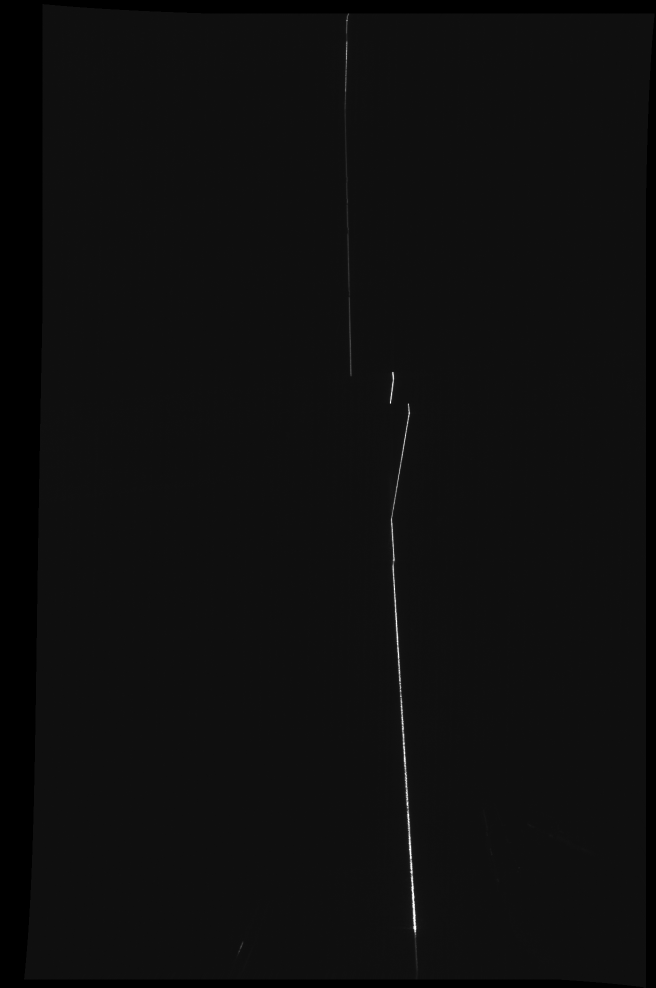
//> input picture cpda/image/24/2026-02-04-14-00-45_SaveLeftImage.png, 1312 x 1975 px (shown at 1/2 size); its folder holds only this picture in this run
$ ./source   (built with g++ and OpenCV 4)
//> lines starting //> are read from the running program, lines starting //| are printed output that depends on the picture; after the words box and inside, x2 and y2 are one past the last pixel; in counts of white or black regions, pixels touching at a corner belong together
#include <opencv2/opencv.hpp>
#include <iostream>
#include <vector>
#include <string>
#include <direct.h>
#include <deque>
#include <limits>
#include <numeric>
#include <cmath>

using namespace std;
using namespace cv;

// ================= [ 1. 全局结构与变量 ] =================

struct HistoryData {
	Point2f weldPoint;
	bool isValid;
};

static deque<HistoryData> g_historyBuffer;
const int HISTORY_SIZE = 5;

// 卡尔曼滤波追踪器 LaserTracker (原字不动保留)
class LaserTracker {
private:
	KalmanFilter kf;
	bool is_initialized;
	int miss_count;

public:
	LaserTracker() : kf(4, 2, 0), is_initialized(false), miss_count(0) {
		kf.transitionMatrix = (Mat_<float>(4, 4) <<
			1, 0, 1, 0,
			0, 1, 0, 1,
			0, 0, 1, 0,
			0, 0, 0, 1);
		kf.measurementMatrix = (Mat_<float>(2, 4) <<
			1, 0, 0, 0,
			0, 1, 0, 0);

		setIdentity(kf.processNoiseCov, Scalar::all(0.1));
		setIdentity(kf.measurementNoiseCov, Scalar::all(0.5));
		setIdentity(kf.errorCovPost, Scalar::all(100));
	}

	Point2f update(Point2f measure) {
		if (measure.x < 0 || measure.y < 0) {
			miss_count++;
			if (miss_count > 30) is_initialized = false;
			Mat pred = kf.predict();
			return Point2f(pred.at<float>(0), pred.at<float>(1));
		}

		if (!is_initialized) {
			kf.statePre = (Mat_<float>(4, 1) << measure.x, measure.y, 0, 0);
			kf.statePost = (Mat_<float>(4, 1) << measure.x, measure.y, 0, 0);
			is_initialized = true;
			return measure;
		}

		miss_count = 0;
		kf.predict();
		Mat measurement = (Mat_<float>(2, 1) << measure.x, measure.y);
		Mat estimated = kf.correct(measurement);
		return Point2f(estimated.at<float>(0), estimated.at<float>(1));
	}
};

static LaserTracker g_tracker;
static Rect g_roi;

Rect get_dynamic_roi(Point2f center, int window_w, int window_h, Size img_shape) {
	if (center.x < 0 || center.y < 0) {
		return Rect(0, 0, img_shape.width, img_shape.height);
	}
	int x_start = max(0, (int)center.x - window_w / 2);
	int y_start = max(0, (int)center.y - window_h / 2);
	int x_stop = min(img_shape.width, (int)center.x + window_w / 2);
	int y_stop = min(img_shape.height, (int)center.y + window_h / 2);

	return Rect(x_start, y_start, x_stop - x_start, y_stop - y_start);
}

// ================= [ 2. 数学几何辅助算法 ] =================

double getDist(Point2f a, Point2f b) {
	return sqrt(pow(a.x - b.x, 2) + pow(a.y - b.y, 2));
}

Point2f getLinesIntersection(Vec4f line1, Vec4f line2) {
	double vx1 = line1[0], vy1 = line1[1], x1 = line1[2], y1 = line1[3];
	double vx2 = line2[0], vy2 = line2[1], x2 = line2[2], y2 = line2[3];

	double det = vx1 * vy2 - vy1 * vx2;
	if (abs(det) < 1e-6) return Point2f(-1, -1);

	double t = ((x2 - x1) * vy2 - (y2 - y1) * vx2) / det;
	return Point2f(x1 + vx1 * t, y1 + vy1 * t);
}

// 稳定 Least-Absolute (L1) 拟合，杜绝十字随机跳动
Vec4f StableFitLine(const vector<Point2f>& points) {
	Vec4f bestLine(0, 1, points.empty() ? 0 : points[0].x, points.empty() ? 0 : points[0].y);
	if (points.size() >= 2) {
		fitLine(points, bestLine, DIST_L1, 0, 0.01, 0.01);
	}
	return bestLine;
}

void drawLineSegment(Mat& img, Vec4f lineParams, Scalar color, int thickness = 1) {
	double vx = lineParams[0], vy = lineParams[1];
	double x0 = lineParams[2], y0 = lineParams[3];
	Point p1(cvRound(x0 - 40 * vx), cvRound(y0 - 40 * vy));
	Point p2(cvRound(x0 + 40 * vx), cvRound(y0 + 40 * vy));
	line(img, p1, p2, color, thickness, LINE_AA);
}

// ================= [ 高鲁棒性灰度重心法提取 (绝对原封不动) ] =================
void GetLaserCenterRobust(const Mat& img, vector<Point2f>& points, int thresholdVal) {
	points.clear();
	for (int r = 0; r < img.rows; r++) {
		const uchar* iptr = img.ptr<uchar>(r);
		int maxVal = 0, maxIdx = -1;
		for (int c = 0; c < img.cols; c++) {
			if (iptr[c] > maxVal) { maxVal = iptr[c]; maxIdx = c; }
		}
		if (maxVal > thresholdVal) {
			double fenzi = 0, fenmu = 0;
			int startC = max(0, maxIdx - 15);
			int endC = min(img.cols - 1, maxIdx + 15);
			for (int c = startC; c <= endC; c++) {
				if (iptr[c] > thresholdVal) {
					double weight = static_cast<double>(iptr[c] - thresholdVal);
					weight = weight * weight;
					fenzi += c * weight; fenmu += weight;
				}
			}
			if (fenmu > 0) points.push_back(Point2f(static_cast<float>(fenzi / fenmu), static_cast<float>(r)));
		}
	}

	if (points.size() < 3) return;
	sort(points.begin(), points.end(), [](const Point2f& a, const Point2f& b) { return a.y < b.y; });

	if (points.size() > 10) {
		vector<float> slopes;
		for (size_t i = 1; i < points.size() - 1; i++) {
			float dy = points[i + 1].y - points[i - 1].y;
			float slope = (dy != 0) ? (points[i + 1].x - points[i - 1].x) / dy : 0.0f;
			slopes.push_back(abs(slope));
		}
		Scalar mean_s, std_s;
		meanStdDev(slopes, mean_s, std_s);
		float thresh_slope = mean_s[0] + 2 * std_s[0];

		vector<Point2f> no_outliers;
		no_outliers.push_back(points[0]);
		for (size_t i = 1; i < points.size() - 1; i++) {
			if (slopes[i - 1] <= thresh_slope) no_outliers.push_back(points[i]);
		}
		no_outliers.push_back(points.back());
		points = no_outliers;
	}
}

// 筛选最佳跟踪目标 (绝对原封不动)
Point2f SelectBestWeldPoint(const vector<Point2f>& candidates, Point2f lastWeldPoint) {
	if (candidates.empty()) return Point2f(-1, -1);
	Point2f bestPoint;
	double minDesc = DBL_MAX;
	bool hasPrior = (lastWeldPoint.x >= 0 && lastWeldPoint.y >= 0);

	for (const auto& pt : candidates) {
		double currentDesc = 0;
		if (hasPrior) {
			double dist = getDist(pt, lastWeldPoint);
			if (dist > 100.0) dist += 10000.0;
			currentDesc = dist;
		}
		else {
			currentDesc = 10000.0 - pt.y;
		}

		if (currentDesc < minDesc) {
			minDesc = currentDesc;
			bestPoint = pt;
		}
	}
	return bestPoint;
}

// ================= [ 3. 核心提取管线 (修复：直取原始像素，绝不删点内缩) ] =================

void ExtractGrooveStable(Mat& image, string savePath) {
	double t_start = (double)getTickCount();
	vector<Point2f> rawPoints;

	Scalar color_line(0, 255, 0);
	Scalar color_convex(0, 0, 255);
	Scalar color_concave(255, 0, 0);
	Scalar color_refined(0, 255, 255);
	Scalar color_target(0, 255, 0);
	Scalar color_ransac(255, 0, 255);

	if (image.empty()) return;

	if (g_roi.width <= 0) g_roi = Rect(0, 0, image.cols, image.rows);
	g_roi = g_roi & Rect(0, 0, image.cols, image.rows);
	if (g_roi.width <= 0 || g_roi.height <= 0) g_roi = Rect(0, 0, image.cols, image.rows);

	Mat procImg;
	medianBlur(image(g_roi), procImg, 3);
	GaussianBlur(procImg, procImg, Size(5, 5), 0, 0);

	Mat kernel = getStructuringElement(MORPH_RECT, Size(7, 7));
	Mat tophat;
	morphologyEx(procImg, tophat, MORPH_TOPHAT, kernel);
	addWeighted(procImg, 1.0, tophat, 1.0, 0, procImg);

	Mat bw, cleanMask = Mat::zeros(procImg.size(), CV_8UC1);
	threshold(procImg, bw, 35, 255, THRESH_BINARY);
	vector<vector<Point>> contours;
	findContours(bw, contours, RETR_EXTERNAL, CHAIN_APPROX_SIMPLE);

	for (size_t i = 0; i < contours.size(); i++) {
		Rect boundRect = boundingRect(contours[i]);
		if (contourArea(contours[i]) > 20 || boundRect.width > 15 || boundRect.height > 15) {
			drawContours(cleanMask, contours, (int)i, Scalar(255), FILLED);
		}
	}
	Mat cleanedImg;
	bitwise_and(procImg, cleanMask, cleanedImg);

	// 从底层重心法提取原始点云
	GetLaserCenterRobust(cleanedImg, rawPoints, 25);
	for (auto& pt : rawPoints) { pt.x += g_roi.x; pt.y += g_roi.y; }

	if (rawPoints.size() < 5) return;

	Mat display;
	cvtColor(image, display, COLOR_GRAY2BGR);
	rectangle(display, g_roi, Scalar(255, 0, 0), 1);
	vector<Point2f> allCandidates;

	// ================= [ Step 1: 绝对原像素分段 (绝不删点去噪，防止吃掉边缘) ] =================
	vector<vector<Point2f>> segments;
	vector<Point2f> curSeg;
	curSeg.push_back(rawPoints[0]);

	for (size_t i = 1; i < rawPoints.size(); i++) {
		float dx = abs(rawPoints[i].x - rawPoints[i - 1].x);
		float dy = abs(rawPoints[i].y - rawPoints[i - 1].y);

		// 判断两点之间是否物理断裂 (X跳动>12 或者 Y跳动>3)
		if (dx > 12.0 || dy > 3.0) {
			if (curSeg.size() >= 5) segments.push_back(curSeg); // 滤掉极小残渣
			curSeg.clear();
		}
		curSeg.push_back(rawPoints[i]);
	}
	if (curSeg.size() >= 5) segments.push_back(curSeg);

	// 画出完美贴合的绿线
	for (const auto& seg : segments) {
		for (size_t i = 0; i < seg.size() - 1; i++) {
			line(display, seg[i], seg[i + 1], color_line, 1);
		}
	}

	// ================= [ Step 2: 提取绝对断点 (Gap) ] =================
	for (size_t i = 0; i + 1 < segments.size(); i++) {
		// tip_up 和 tip_down 此时 100% 是物理像素的最尽头，绝不内缩！
		Point2f tip_up = segments[i].back();
		Point2f tip_down = segments[i + 1].front();

		// 只有 Y 轴相距在合理范围内，才是我们要找的搭接缝断点
		if (abs(tip_up.y - tip_down.y) < 100.0) {
			Point2f gapMid = (tip_up + tip_down) * 0.5f;
			allCandidates.push_back(gapMid);

			// 黄色十字死死钉在物理边界像素上
			drawMarker(display, tip_up, color_refined, MARKER_CROSS, 10, 1);
			drawMarker(display, tip_down, color_refined, MARKER_CROSS, 10, 1);
			putText(display, "GAP", gapMid + Point2f(10, 0), FONT_HERSHEY_SIMPLEX, 0.5, color_ransac, 1);
		}
	}

	// ================= [ Step 3: 提取真实折点 (Corner) ] =================
	// 折点寻找严格限制在各自的 segment 内部，绝对不跨越断层
	for (const auto& seg : segments) {
		if (seg.size() < 20) continue;

		int step = 12;
		vector<double> cos_vals(seg.size(), -1.0);

		for (int i = step; i < (int)seg.size() - step; i++) {
			Vec2f v1(seg[i - step].x - seg[i].x, seg[i - step].y - seg[i].y);
			Vec2f v2(seg[i + step].x - seg[i].x, seg[i + step].y - seg[i].y);
			double m1 = norm(v1), m2 = norm(v2);
			if (m1 > 0 && m2 > 0) cos_vals[i] = v1.dot(v2) / (m1 * m2);
		}

		int nms = 10;
		for (int i = step + nms; i < (int)cos_vals.size() - nms; i++) {
			if (cos_vals[i] > -0.995) {
				bool isMax = true;
				for (int j = -nms; j <= nms; j++) {
					if (cos_vals[i + j] > cos_vals[i]) { isMax = false; break; }
				}

				if (isMax) {
					Point2f corner_pixel = seg[i]; // 当前真实物理拐点像素
					Point2f final_corner = corner_pixel;
					bool isFitSuccess = false;

					int skip = 3;
					vector<Point2f> leftArm, rightArm;

					// 直接在连续线段内部采样，绝对安全
					for (int k = skip; i - k >= 0 && leftArm.size() < 25; k++) leftArm.push_back(seg[i - k]);
					for (int k = skip; i + k < (int)seg.size() && rightArm.size() < 25; k++) rightArm.push_back(seg[i + k]);

					Vec4f lL, lR;
					if (leftArm.size() >= 8 && rightArm.size() >= 8) {
						lL = StableFitLine(leftArm);
						lR = StableFitLine(rightArm);

						// 两线夹角不过于平行时才求交点
						double dotProd = lL[0] * lR[0] + lL[1] * lR[1];
						if (abs(dotProd) < 0.98) {
							Point2f intersect = getLinesIntersection(lL, lR);

							// 物理容错：如果交点离原像素太远 (>15像素)，说明算废了，丢弃交点，直接返回原像素！
							if (intersect.x > 0 && norm(intersect - corner_pixel) < 15.0) {
								final_corner = intersect;
								isFitSuccess = true;
							}
						}
					}

					allCandidates.push_back(final_corner);

					Vec2f vL(seg[i - 5].x - seg[i].x, seg[i - 5].y - seg[i].y);
					Vec2f vR(seg[i + 5].x - seg[i].x, seg[i + 5].y - seg[i].y);
					if (vL[1] < 0) { vL[0] = -vL[0]; vL[1] = -vL[1]; }
					if (vR[1] < 0) { vR[0] = -vR[0]; vR[1] = -vR[1]; }
					double cross = vL[0] * vR[1] - vL[1] * vR[0];
					bool isConvex = (cross < 0);
					Scalar color = isConvex ? color_convex : color_concave;

					if (isFitSuccess) {
						drawLineSegment(display, lL, color_ransac, 1);
						drawLineSegment(display, lR, color_ransac, 1);
					}
					drawMarker(display, final_corner, color_refined, MARKER_CROSS, 15, 2);
					putText(display, isConvex ? "Convex" : "Concave", final_corner + Point2f(10, -15), FONT_HERSHEY_SIMPLEX, 0.5, color, 1);

					i += nms;
				}
			}
		}
	}

	// ================= [ 4. 融合卡尔曼追踪与优选 (包含点焊逻辑，绝对原字不动) ] =================

	Point2f priorPt(-1, -1);
	if (!g_historyBuffer.empty() && g_historyBuffer.back().isValid) {
		priorPt = g_historyBuffer.back().weldPoint;
	}

	Point2f rawFinalTarget = SelectBestWeldPoint(allCandidates, priorPt);

	bool isTackWeld = false;
	if (rawFinalTarget.x >= 0 && priorPt.x >= 0) {
		double deviation = norm(rawFinalTarget - priorPt);

		bool isFirstFrame = (g_historyBuffer.size() <= 1);
		double max_allowed_deviation = isFirstFrame ? 500.0 : 80.0;

		if (deviation > max_allowed_deviation) {
			rawFinalTarget = Point2f(-1, -1);
		}
		else if (!isFirstFrame && deviation > 8.0 && deviation <= max_allowed_deviation) {
			isTackWeld = true;
		}
	}

	Point2f finalTarget;
	if (isTackWeld) {
		finalTarget = g_tracker.update(Point2f(-1, -1));
	}
	else {
		finalTarget = g_tracker.update(rawFinalTarget);
	}

	g_roi = get_dynamic_roi(finalTarget, 400, 300, image.size());

	// ================= [ 5. 渲染输出与历史维护 ] =================
	HistoryData curData;
	if (isTackWeld) {
		putText(display, "TACK WELD", rawFinalTarget + Point2f(10, -10), FONT_HERSHEY_SIMPLEX, 0.8, Scalar(0, 0, 255), 2);
		curData.weldPoint = finalTarget;
		curData.isValid = true;
	}
	else if (rawFinalTarget.x >= 0 || finalTarget.x >= 0) {
		circle(display, finalTarget, 4, color_target, 1);
		drawMarker(display, finalTarget, color_target, MARKER_TILTED_CROSS, 15, 2);
		putText(display, "TARGET", finalTarget + Point2f(15, 15), FONT_HERSHEY_SIMPLEX, 0.6, color_target, 2);

		curData.weldPoint = finalTarget;
		curData.isValid = true;
	}
	else {
		curData.isValid = false;
		putText(display, "LOST", Point(30, 50), FONT_HERSHEY_SIMPLEX, 1.0, Scalar(0, 0, 255), 2);
	}

	g_historyBuffer.push_back(curData);
	if (g_historyBuffer.size() > HISTORY_SIZE) g_historyBuffer.pop_front();

	if (!display.empty()) {
		double time_ms = ((double)getTickCount() - t_start) * 1000.0 / getTickFrequency();
		string timeStr = "Cost: " + to_string(time_ms).substr(0, 5) + " ms";
		putText(display, timeStr, Point(20, 40), FONT_HERSHEY_SIMPLEX, 0.8, Scalar(0, 255, 255), 2);

		bool saved = imwrite(savePath, display);
		if (!saved) cout << "\n[ERROR] 保存失败! 请确保路径存在: " << savePath << endl;
		imshow("Stable Result", display);
	}
}

// ================= [ 6. Main 函数 (包含启动 UI 交互) ] =================
int main() {
	_mkdir("./image");
	_mkdir("./image/result_stable");

	string readpath = "./image/24/*.png";
	vector<String> filenames;
	glob(readpath, filenames, true);

	if (filenames.empty()) {
		cout << "未找到图片，请检查 ./image/24/ 目录下是否有 .png 文件" << endl;
		return -1;
	}

	Mat firstImg = imread(filenames[0], 0);
//> firstImg is the input picture: 1975 rows x 1312 cols, CV_8UC1; min 0, max 254, mean 14
	if (!firstImg.empty()) {
		imshow("First Image - Please Check Coordinate", firstImg);
		waitKey(100);
	}

	float startU = 0, startV = 0;
	cout << "========================================" << endl;
	cout << "Please input tracking start point (u v): ";
	cin >> startU >> startV;
//> the answer given: 2 2
	cout << "Tracking initialized at: (" << startU << ", " << startV << ")" << endl;
	cout << "========================================" << endl;

	g_historyBuffer.clear();
	HistoryData initData;
	initData.weldPoint = Point2f(startU, startV);
	initData.isValid = true;
	g_historyBuffer.push_back(initData);

	destroyWindow("First Image - Please Check Coordinate");
	g_roi = Rect(0, 0, 0, 0);

	for (size_t i = 0; i < filenames.size(); i++) {
		Mat src = imread(filenames[i], 0);
		if (src.empty()) continue;

		string base_name = filenames[i].substr(filenames[i].find_last_of("\\/") + 1);
		cout << "Processing: " << base_name << " | Prior: " << g_historyBuffer.back().weldPoint << endl;

		ExtractGrooveStable(src, "./image/result_stable/" + base_name);
//> in ExtractGrooveStable, `addWeighted(procImg, 1.0, tophat, 1.0, 0, procImg);`:
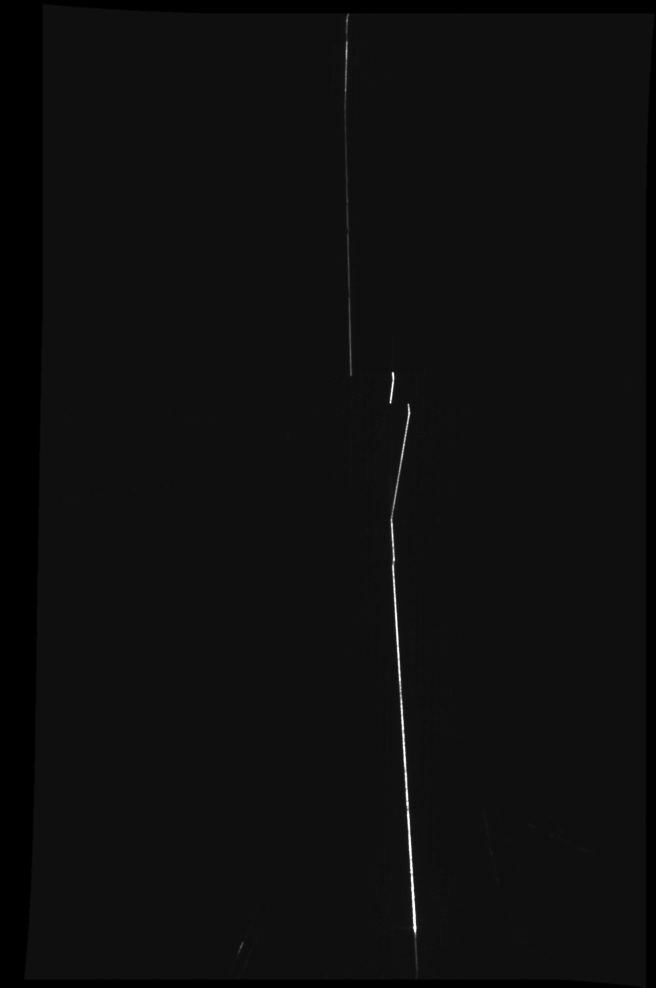
//> procImg: 1975 rows x 1312 cols, CV_8UC1 (shown at 1/2 size); min 0, max 255, mean 14.2
//> in ExtractGrooveStable, `threshold(procImg, bw, 35, 255, THRESH_BINARY);`:
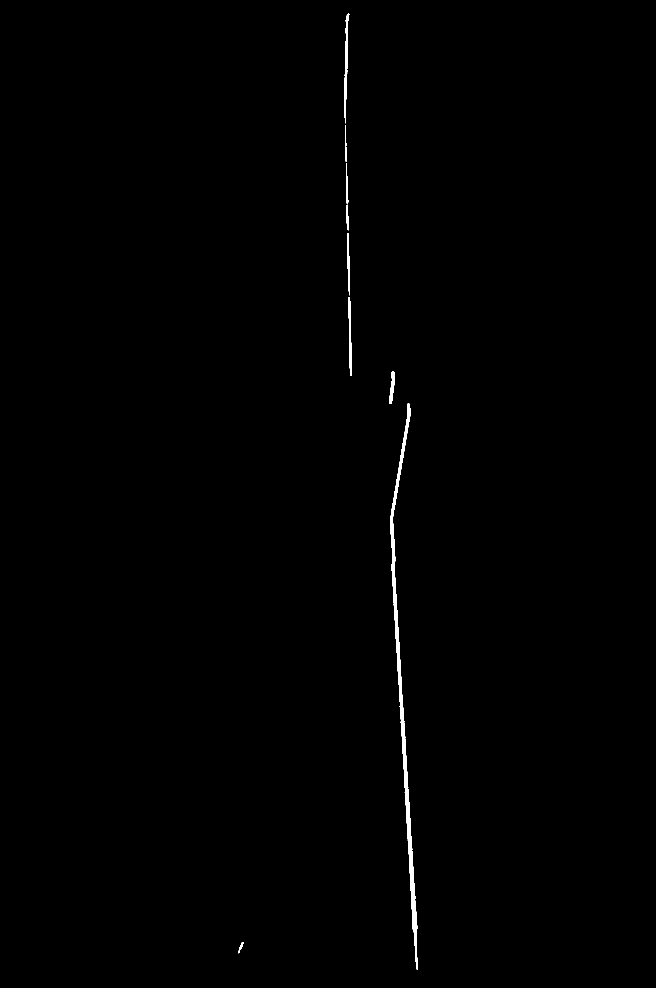
//> bw: 1975 rows x 1312 cols, CV_8UC1 (shown at 1/2 size); 0.4% white; 9 white regions
//> in ExtractGrooveStable, `findContours(bw, contours, RETR_EXTERNAL, CHAIN_APPROX_SIMPLE);`: contours = 9 contours; largest, box (x1, y1, x2, y2) and area: (780, 806, 836, 1940) 6238, (688, 27, 699, 247) 688, (697, 594, 704, 752) 480, (778, 743, 790, 808) 341, (694, 466, 700, 591) 300
//> the loop in ExtractGrooveStable, `for (size_t i = 0; i < contours.size(); i++)` made 9 passes
//> boundRect on passes 1 to 8: Rect(476, 1884, 11, 23), Rect(780, 806, 56, 1134), Rect(778, 743, 12, 65), Rect(697, 594, 7, 158), Rect(694, 466, 6, 125), Rect(693, 409, 5, 52), Rect(692, 326, 5, 82), Rect(690, 250, 3, 74)
//> (the rest of the program and of its run is left out)
